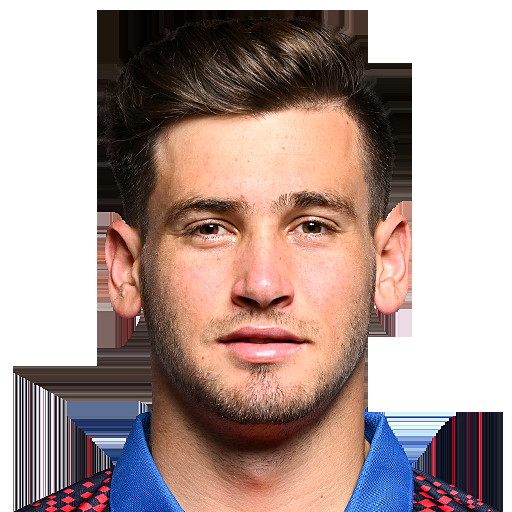
#> input picture Mashup/FaceMashupGame/players/AFG_Ahmad.png, 512 x 512 px; its folder holds 4 pictures in this run
$ python optimized_main.py
#> lines starting #> are read from the running program, lines starting #| are printed output that depends on the picture
### Mashup/FaceMashupGame/clean_utils.py
import cv2
import numpy as np
import os
import random
import warnings
from typing import List, Tuple, Optional


# Suppress libpng warnings about sRGB profiles
warnings.filterwarnings("ignore", category=UserWarning)
os.environ['OPENCV_IO_ENABLE_OPENEXR'] = '1'


class CleanFaceProcessor:
    def __init__(self):
        """Initialize the face processor with OpenCV's built-in face detection."""
        # Load OpenCV's pre-trained face cascade
        cascade_path = cv2.data.haarcascades + 'haarcascade_frontalface_default.xml'
        self.face_cascade = cv2.CascadeClassifier(cascade_path)

        # Define approximate regions as percentages of face rectangle
        # These are rough estimates without precise landmark detection
        self.eye_region = (0.15, 0.25, 0.7, 0.4)    # x%, y%, w%, h% of face
        self.nose_region = (0.3, 0.4, 0.4, 0.3)     # x%, y%, w%, h% of face
        self.mouth_region = (0.25, 0.65, 0.5, 0.25) # x%, y%, w%, h% of face

    def detect_face(self, image: np.ndarray) -> Optional[Tuple[int, int, int, int]]:
        """Detect the largest face in an image."""
        gray = cv2.cvtColor(image, cv2.COLOR_BGR2GRAY)
        faces = self.face_cascade.detectMultiScale(gray, 1.1, 4)

        if len(faces) == 0:
            return None

        # Return the largest face
        largest_face = max(faces, key=lambda face: face[2] * face[3])
        return tuple(largest_face)

    def extract_face_part(self, image: np.ndarray, face_rect: Tuple[int, int, int, int],
                         part_region: Tuple[float, float, float, float]) -> np.ndarray:
        """Extract a face part based on region percentages."""
        fx, fy, fw, fh = face_rect
        rx, ry, rw, rh = part_region

        # Calculate actual coordinates
        x = int(fx + fw * rx)
        y = int(fy + fh * ry)
        w = int(fw * rw)
        h = int(fh * rh)

        # Ensure coordinates are within image bounds
        x = max(0, min(x, image.shape[1] - w))
        y = max(0, min(y, image.shape[0] - h))
        w = min(w, image.shape[1] - x)
        h = min(h, image.shape[0] - y)

        return image[y:y+h, x:x+w]

    def resize_to_match(self, source_part: np.ndarray, target_size: Tuple[int, int]) -> np.ndarray:
        """Resize a face part to match target dimensions."""
        return cv2.resize(source_part, target_size)

    def create_simple_mask(self, shape: Tuple[int, int]) -> np.ndarray:
        """Create a simple elliptical mask for blending."""
        mask = np.zeros(shape, dtype=np.uint8)
        center = (shape[1]//2, shape[0]//2)
        axes = (shape[1]//3, shape[0]//3)
        cv2.ellipse(mask, center, axes, 0, 0, 360, 255, -1)

        # Apply Gaussian blur for smoother edges
        mask = cv2.GaussianBlur(mask, (15, 15), 0)
        return mask

    def blend_parts(self, base_image: np.ndarray, overlay_part: np.ndarray,
                   position: Tuple[int, int]) -> np.ndarray:
        """Blend a face part onto the base image."""
        x, y = position
        h, w = overlay_part.shape[:2]

        # Ensure overlay fits within base image
        if x + w > base_image.shape[1] or y + h > base_image.shape[0]:
            return base_image

        # Create mask for smooth blending
        mask = self.create_simple_mask((h, w))
        mask_3d = cv2.merge([mask, mask, mask]) / 255.0

        # Extract the region to blend
        base_region = base_image[y:y+h, x:x+w]

        # Blend using alpha compositing
        blended_region = overlay_part * mask_3d + base_region * (1 - mask_3d)

        # Apply blended region back to base image
        result = base_image.copy()
        result[y:y+h, x:x+w] = blended_region.astype(np.uint8)

        return result


def safe_imread(filepath: str) -> Optional[np.ndarray]:
    """Safely read an image file, suppressing PNG warnings."""
#> called with filepath = 'players/AFG_Ahmad.png'
    try:
        # Temporarily redirect stderr to suppress libpng warnings
        import sys
        from io import StringIO

        old_stderr = sys.stderr
        sys.stderr = StringIO()

        # Read the image
        image = cv2.imread(filepath)
#> image is the input picture: shape (512, 512, 3); mean B, G, R 148.9, 153.8, 174.8

        # Restore stderr
        sys.stderr = old_stderr

        return image
    except Exception as e:
        print(f"Error loading {filepath}: {e}")
        return None


class CleanMashupGenerator:
    def __init__(self, players_folder: str = "players"):
        """Initialize the clean mashup generator."""
        self.players_folder = players_folder
        self.face_processor = CleanFaceProcessor()

    def load_player_images(self) -> List[Tuple[str, np.ndarray]]:
        """Load all player images from the players folder."""
        images = []

        if not os.path.exists(self.players_folder):
            raise FileNotFoundError(f"Players folder '{self.players_folder}' not found!")

        print("📸 Loading player images...")
        for filename in os.listdir(self.players_folder):
            if filename.lower().endswith(('.jpg', '.jpeg', '.png', '.bmp')):
                filepath = os.path.join(self.players_folder, filename)

                # Use safe imread to suppress warnings
                image = safe_imread(filepath)

                if image is not None:
                    # Get player name from filename
                    player_name = os.path.splitext(filename)[0].replace('_', ' ').title()
                    images.append((player_name, image))
                    print(f"  ✅ Loaded: {player_name}")
                else:
                    print(f"  ❌ Failed to load: {filename}")

        print(f"📊 Total loaded: {len(images)} players")
        return images

    # [137 lines left out: functions create_simple_mashup, generate_quiz_options, test_clean_face_processing, not called in this run]


# [2 lines that do not run on import are left out]

### Mashup/FaceMashupGame/optimized_main.py
import cv2
import numpy as np
import os
import random
import sys
from io import StringIO
from clean_utils import CleanMashupGenerator


class OptimizedFaceMashupGame:
    def __init__(self):
        """Initialize the Optimized Face Mashup Game (loads all players once)."""
        self.mashup_generator = CleanMashupGenerator()
        self.score = 0
        self.rounds_played = 0
        self.window_name = "Optimized Face Mashup Game"

        # Game settings
        self.quiz_options = []
        self.correct_answer = ""
        self.current_mashup = None
        self.game_state = "playing"  # "playing", "answered", "quit"

        # UI settings
        self.button_areas = []
        self.feedback_message = ""
        self.feedback_color = (255, 255, 255)

        # OPTIMIZATION: Cache all players at startup
        self.all_players = []  # Will store all loaded players
        self.all_player_names = []  # Will store all player names
        self.players_loaded = False

        # Suppress OpenCV warnings
        self.suppress_opencv_warnings()

    def suppress_opencv_warnings(self):
        """Suppress OpenCV and PNG warnings."""
        # Suppress libpng warnings
        os.environ['OPENCV_IO_ENABLE_OPENEXR'] = '1'

        # Redirect stderr temporarily during image operations
        self.old_stderr = sys.stderr

    def load_all_players_once(self):
        """Load all players once at startup and cache them."""
        if self.players_loaded:
            return True

        print("🔄 Loading all players (one-time setup)...")
        print("📸 This may take a moment with 1,641+ players...")

        try:
            # Suppress stderr during loading
            sys.stderr = StringIO()

            # Load all players once
            self.all_players = self.mashup_generator.load_player_images()
            self.all_player_names = [name for name, _ in self.all_players]

            # Restore stderr
            sys.stderr = self.old_stderr

            if len(self.all_players) >= 3:
                self.players_loaded = True
                print(f"✅ Successfully loaded {len(self.all_players)} players!")
                print("🚀 Game is now optimized for fast rounds!")
                return True
            else:
                print("❌ Need at least 3 players to play the game")
                return False

        except Exception as e:
            sys.stderr = self.old_stderr
            print(f"❌ Error loading players: {e}")
            return False

    def create_optimized_mashup(self, num_players: int = 3):
        """Create a mashup using pre-loaded players (no reloading)."""
#> called with num_players = 3
        if not self.players_loaded:
            raise ValueError("Players not loaded! Call load_all_players_once() first.")

        if len(self.all_players) < num_players:
            raise ValueError(f"Need at least {num_players} players, have {len(self.all_players)}")

        # Randomly select players from cached list
        selected_players = random.sample(self.all_players, num_players)

        # Use first player as base
        base_name, base_image = selected_players[0]
        base_face = self.mashup_generator.face_processor.detect_face(base_image)
#> in detect_face, `gray = cv2.cvtColor(image, cv2.COLOR_BGR2GRAY)`:
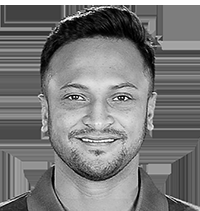
#> gray: shape (211, 200); min 0, max 255, mean 122.3
#> in detect_face, `faces = self.face_cascade.detectMultiScale(gray, 1.1, 4)`: faces = [[35, 47, 129, 129]]
#> in detect_face, `largest_face = max(faces, key=lambda face: face[2] * face[3])`: largest_face = [35, 47, 129, 129]

        if base_face is None:
            # If base player has no detectable face, try another
            for name, image in self.all_players:
                face = self.mashup_generator.face_processor.detect_face(image)
                if face is not None:
                    base_name, base_image, base_face = name, image, face
                    break
            else:
                raise ValueError("Could not find any player with detectable face")

        result_image = base_image.copy()
        used_players = [base_name]

        print(f"🎭 Creating mashup with base: {base_name}")

        # Define face parts to blend
        face_parts = [
            (self.mashup_generator.face_processor.eye_region, "eyes"),
            (self.mashup_generator.face_processor.nose_region, "nose"),
            (self.mashup_generator.face_processor.mouth_region, "mouth")
        ]

        # Try to blend different parts from different players
        for i, (part_region, part_name) in enumerate(face_parts):
            if i + 1 < len(selected_players):
                source_name, source_image = selected_players[i + 1]
                source_face = self.mashup_generator.face_processor.detect_face(source_image)

                if source_face is not None:
                    try:
                        # Extract part from source
                        source_part = self.mashup_generator.face_processor.extract_face_part(
                            source_image, source_face, part_region
                        )

                        # Calculate target position on base face
                        fx, fy, fw, fh = base_face
                        rx, ry, rw, rh = part_region
                        target_x = int(fx + fw * rx)
                        target_y = int(fy + fh * ry)
                        target_w = int(fw * rw)
                        target_h = int(fh * rh)

                        # Resize source part to match target size
                        resized_part = self.mashup_generator.face_processor.resize_to_match(
                            source_part, (target_w, target_h)
                        )

                        # Blend onto result
                        result_image = self.mashup_generator.face_processor.blend_parts(
                            result_image, resized_part, (target_x, target_y)
                        )

                        if source_name not in used_players:
                            used_players.append(source_name)

                        print(f"  ✅ Added {part_name} from {source_name}")

                    except Exception as e:
                        print(f"  ⚠️ Could not blend {part_name} from {source_name}: {e}")
                else:
                    print(f"  ⚠️ No face detected in {source_name}")
#> this loop made 3 passes
#> largest_face in detect_face on passes 1 to 2: [844, 136, 267, 267], [113, 106, 299, 299]
#> pass 1, in detect_face (call 2), `gray = cv2.cvtColor(image, cv2.COLOR_BGR2GRAY)`:
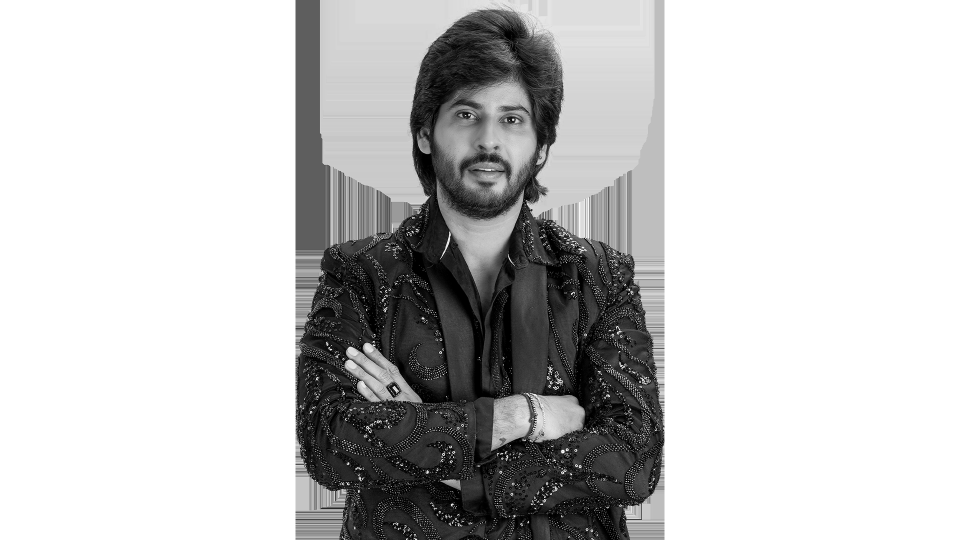
#> gray: shape (1080, 1920) (shown at 1/2 size); min 0, max 255, mean 196.4
#> pass 1, in create_optimized_mashup, `source_part = self.mashup_generator.face_processor.extract_face_part( ..`:
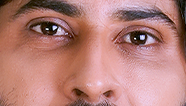
#> source_part: shape (106, 186, 3); mean B, G, R 121.6, 127.8, 181
#> pass 1, in blend_parts, `base_region = base_image[y:y+h, x:x+w]`:
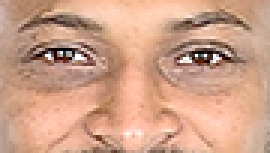
#> base_region: shape (51, 90, 3) (shown 3 times larger); mean B, G, R 136.7, 160.9, 207.2
#> after the loop:
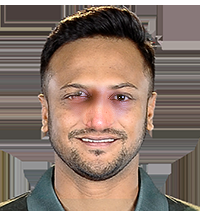
#> result_image: shape (211, 200, 3); mean B, G, R 104.8, 116.8, 137.5
#> after the loop:
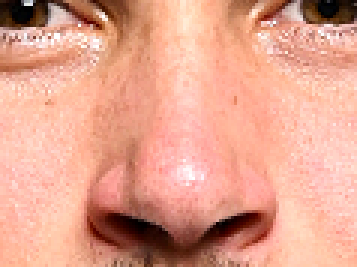
#> source_part: shape (89, 119, 3) (shown 3 times larger); mean B, G, R 142.2, 162.9, 226.6

        return result_image, used_players

    def generate_optimized_quiz_options(self, correct_players, total_options: int = 4):
        """Generate quiz options using pre-loaded player names."""
#> called with total_options = 4
        if not self.players_loaded:
            raise ValueError("Players not loaded!")

        # Create correct answer string
        correct_answer = " + ".join(sorted(correct_players))

        # Generate wrong options using cached player names
        wrong_options = []
        attempts = 0
        while len(wrong_options) < total_options - 1 and attempts < 20:
            # Create random combinations
            num_players = random.randint(2, 3)
            random_players = random.sample(self.all_player_names, min(num_players, len(self.all_player_names)))
            wrong_answer = " + ".join(sorted(random_players))

            # Ensure it's different from correct answer and not already added
            if wrong_answer != correct_answer and wrong_answer not in wrong_options:
                wrong_options.append(wrong_answer)
            attempts += 1

        # If we don't have enough unique wrong options, pad with single names
        while len(wrong_options) < total_options - 1:
            random_player = random.choice(self.all_player_names)
            if random_player not in wrong_options and random_player != correct_answer:
                wrong_options.append(random_player)

        # Combine and shuffle
        all_options = [correct_answer] + wrong_options[:total_options-1]
        random.shuffle(all_options)

        return all_options, correct_answer

    def create_game_display(self, mashup_image: np.ndarray, options: list, feedback: str = "") -> np.ndarray:
        """Create the game display with mashup image and options."""
#> called with feedback = ''
        # Resize mashup image to a reasonable size
        display_height = 400
        aspect_ratio = mashup_image.shape[1] / mashup_image.shape[0]
#> aspect_ratio = 0.948
        display_width = int(display_height * aspect_ratio)
#> display_width = 379
        mashup_resized = cv2.resize(mashup_image, (display_width, display_height))

        # Create a larger canvas for the full game display
        canvas_width = max(800, display_width + 20)
#> canvas_width = 800
        canvas_height = display_height + 300  # Extra space for options and UI
        canvas = np.ones((canvas_height, canvas_width, 3), dtype=np.uint8) * 50  # Dark gray background

        # Place mashup image at the top center
        x_offset = (canvas_width - display_width) // 2
#> x_offset = 210
        y_offset = 20
        canvas[y_offset:y_offset + display_height, x_offset:x_offset + display_width] = mashup_resized

        # Add title
        title = "Optimized Face Mashup Game - Fast & Smooth!"
        cv2.putText(canvas, title, (10, 30), cv2.FONT_HERSHEY_SIMPLEX, 0.7, (0, 255, 0), 2)

        # Add subtitle
        subtitle = f"({len(self.all_players)} Players Loaded)"
        cv2.putText(canvas, subtitle, (10, 55), cv2.FONT_HERSHEY_SIMPLEX, 0.4, (200, 200, 200), 1)

        # Add score
        score_text = f"Score: {self.score}/{self.rounds_played}"
        cv2.putText(canvas, score_text, (canvas_width - 200, 30), cv2.FONT_HERSHEY_SIMPLEX, 0.6, (0, 255, 0), 2)

        # Add instruction
        instruction = "Click on the correct combination or press 1-4:"
        cv2.putText(canvas, instruction, (10, display_height + 50), cv2.FONT_HERSHEY_SIMPLEX, 0.6, (255, 255, 255), 1)

        # Create option buttons
        self.button_areas = []
        button_y_start = display_height + 80
        button_height = 40
        button_width = (canvas_width - 60) // 2  # Two columns
#> button_width = 370

        for i, option in enumerate(options):
            row = i // 2
            col = i % 2

            x = 20 + col * (button_width + 20)
            y = button_y_start + row * (button_height + 10)

            # Store button area for click detection
            self.button_areas.append((x, y, x + button_width, y + button_height, option))

            # Draw button background
            button_color = (80, 80, 80) if self.game_state == "playing" else (60, 60, 60)
            cv2.rectangle(canvas, (x, y), (x + button_width, y + button_height), button_color, -1)
            cv2.rectangle(canvas, (x, y), (x + button_width, y + button_height), (200, 200, 200), 2)

            # Add option text
            text_color = (255, 255, 255)
            font_scale = 0.5
            text_size = cv2.getTextSize(option, cv2.FONT_HERSHEY_SIMPLEX, font_scale, 1)[0]
            text_x = x + (button_width - text_size[0]) // 2
            text_y = y + (button_height + text_size[1]) // 2

            cv2.putText(canvas, f"{i+1}. {option}", (text_x, text_y), cv2.FONT_HERSHEY_SIMPLEX, font_scale, text_color, 1)
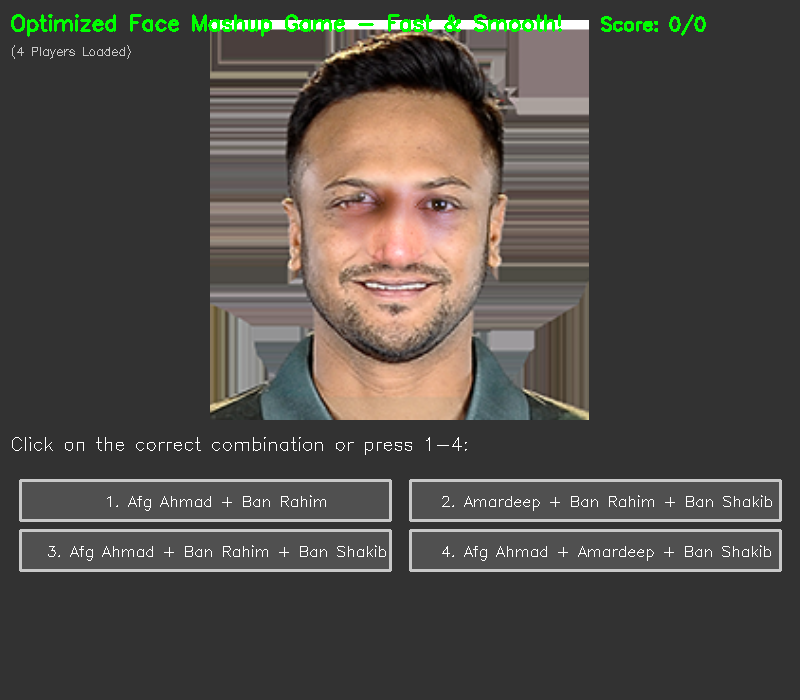
#> canvas: shape (700, 800, 3); mean B, G, R 70.5, 75.7, 79.4

        # Add feedback message
        if feedback:
            feedback_y = button_y_start + 120
            cv2.putText(canvas, feedback, (20, feedback_y), cv2.FONT_HERSHEY_SIMPLEX, 0.7, self.feedback_color, 2)

            # Add "Press SPACE for next round" or "Press Q to quit"
            if self.game_state == "answered":
                next_instruction = "Press SPACE for next round or Q to quit"
                cv2.putText(canvas, next_instruction, (20, feedback_y + 30), cv2.FONT_HERSHEY_SIMPLEX, 0.5, (255, 255, 0), 1)

        return canvas

    # [22 lines left out: functions handle_mouse_click, process_answer, not called in this run]

    def start_new_round(self):
        """Start a new game round (using pre-loaded players)."""
        try:
            print("🎭 Generating new mashup (instant - no loading!)...")

            # Create mashup using cached players (no loading!)
            self.current_mashup, used_players = self.create_optimized_mashup()
            self.quiz_options, self.correct_answer = self.generate_optimized_quiz_options(used_players)

            self.game_state = "playing"
            self.feedback_message = ""
            print(f"✅ Created mashup with: {', '.join(used_players)}")

        except Exception as e:
            print(f"Error creating mashup: {e}")
            self.feedback_message = f"Error: {str(e)}"
            self.feedback_color = (0, 0, 255)

    def run(self):
        """Run the main game loop."""
        print("🎮 Starting Optimized Face Mashup Game!")
        print("⚡ Fast loading - No repeated player loading!")

        # LOAD ALL PLAYERS ONCE AT STARTUP
        if not self.load_all_players_once():
            print("❌ Failed to load players. Exiting...")
            return

        # Initialize OpenCV window
        cv2.namedWindow(self.window_name, cv2.WINDOW_AUTOSIZE)
        cv2.setMouseCallback(self.window_name, self.handle_mouse_click)

        # Start first round
        self.start_new_round()

        print("\n🎯 Game Instructions:")
        print("- Click on the correct player combination")
        print("- Or press keys 1-4 to select options")
        print("- Press SPACE for next round after answering")
        print("- Press Q to quit")
        print(f"- Optimized for {len(self.all_players)} players!")
        print("\n" + "="*50)

        # Main game loop
        while True:
            if self.current_mashup is not None:
                # Create and display game screen
                display = self.create_game_display(self.current_mashup, self.quiz_options, self.feedback_message)
                cv2.imshow(self.window_name, display)

            # Handle keyboard input
            key = cv2.waitKey(30) & 0xFF
#> (key q is pressed here)

            if key == ord('q') or key == 27:  # Q or ESC to quit
                break
            elif key == ord(' ') and self.game_state == "answered":  # Space for next round
                self.start_new_round()  # This is now INSTANT!
            elif self.game_state == "playing" and key in [ord('1'), ord('2'), ord('3'), ord('4')]:
                # Handle number key presses
                option_index = int(chr(key)) - 1
                if 0 <= option_index < len(self.quiz_options):
                    self.process_answer(self.quiz_options[option_index])

        # Game over
        print(f"\n🎮 Game Over! Final Score: {self.score}/{self.rounds_played}")
        if self.rounds_played > 0:
            accuracy = (self.score / self.rounds_played) * 100
            print(f"🎯 Accuracy: {accuracy:.1f}%")

        cv2.destroyAllWindows()


def main():
    """Main function to run the Optimized Face Mashup Game."""
    print("🎭 Optimized Face Mashup Game")
    print("=" * 35)
    print("⚡ Fast & Smooth - No Repeated Loading!")
    print("🏏 Cricket Player Edition")
    print()

    try:
        game = OptimizedFaceMashupGame()
        game.run()
    except KeyboardInterrupt:
        print("\n👋 Game interrupted by user")
    except Exception as e:
        print(f"❌ Game error: {e}")
        print("\n💡 Make sure you have:")
        print("- Player images in the 'players/' folder")
        print("- At least 3 PNG/JPG images")


if __name__ == "__main__":
    main()
